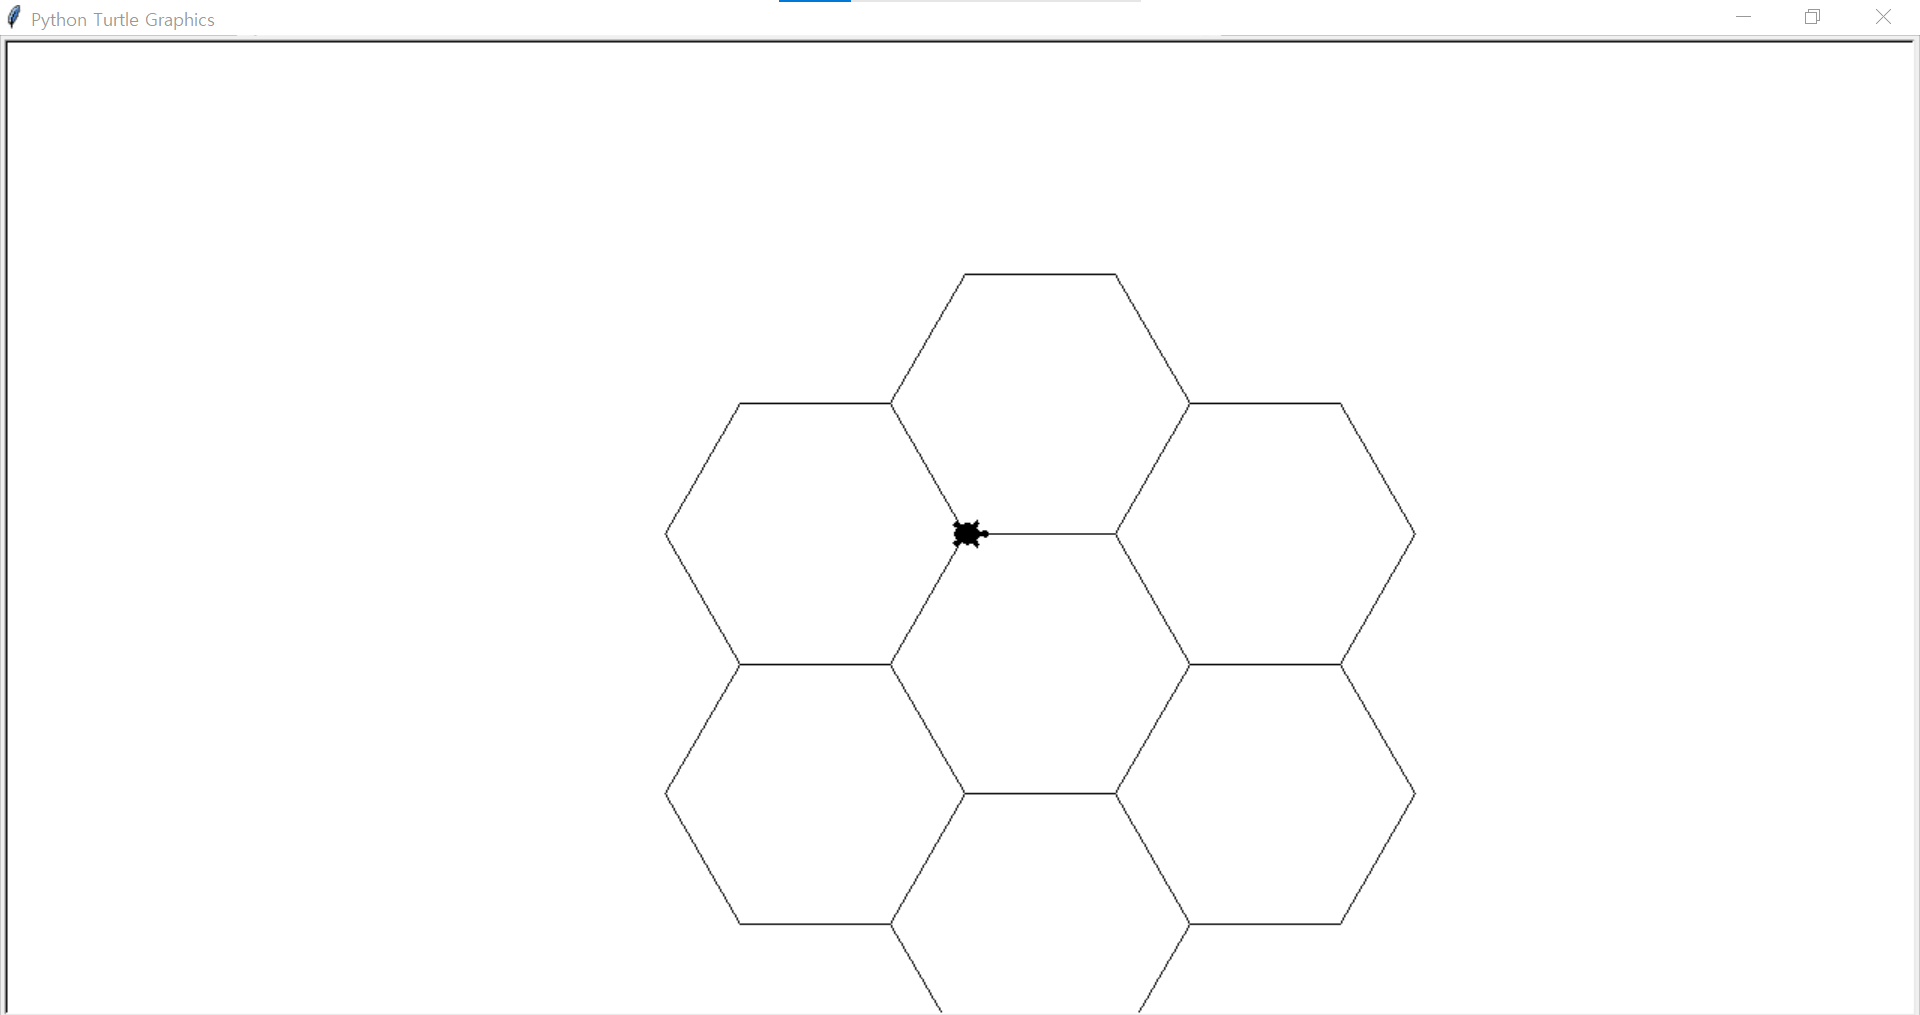

The Python source for this figure:
import turtle
t = turtle.Turtle()
t.shape("turtle")
t.speed(0)

def hexagon():
  for i in range(6):
    t.forward(100)
    t.left(360/6)

for i in range (6):
  hexagon()
  t.forward(100)
  t.right(60)
